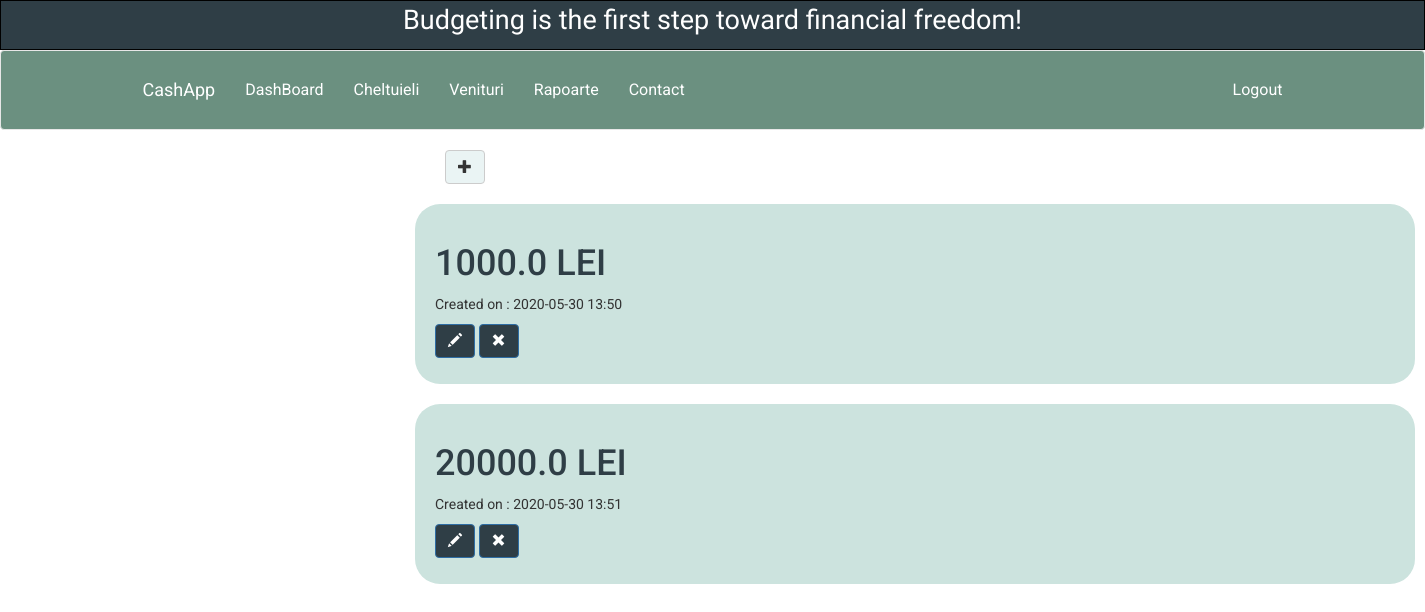
The page /venituri/ (signed in) on the database as committed earlier.
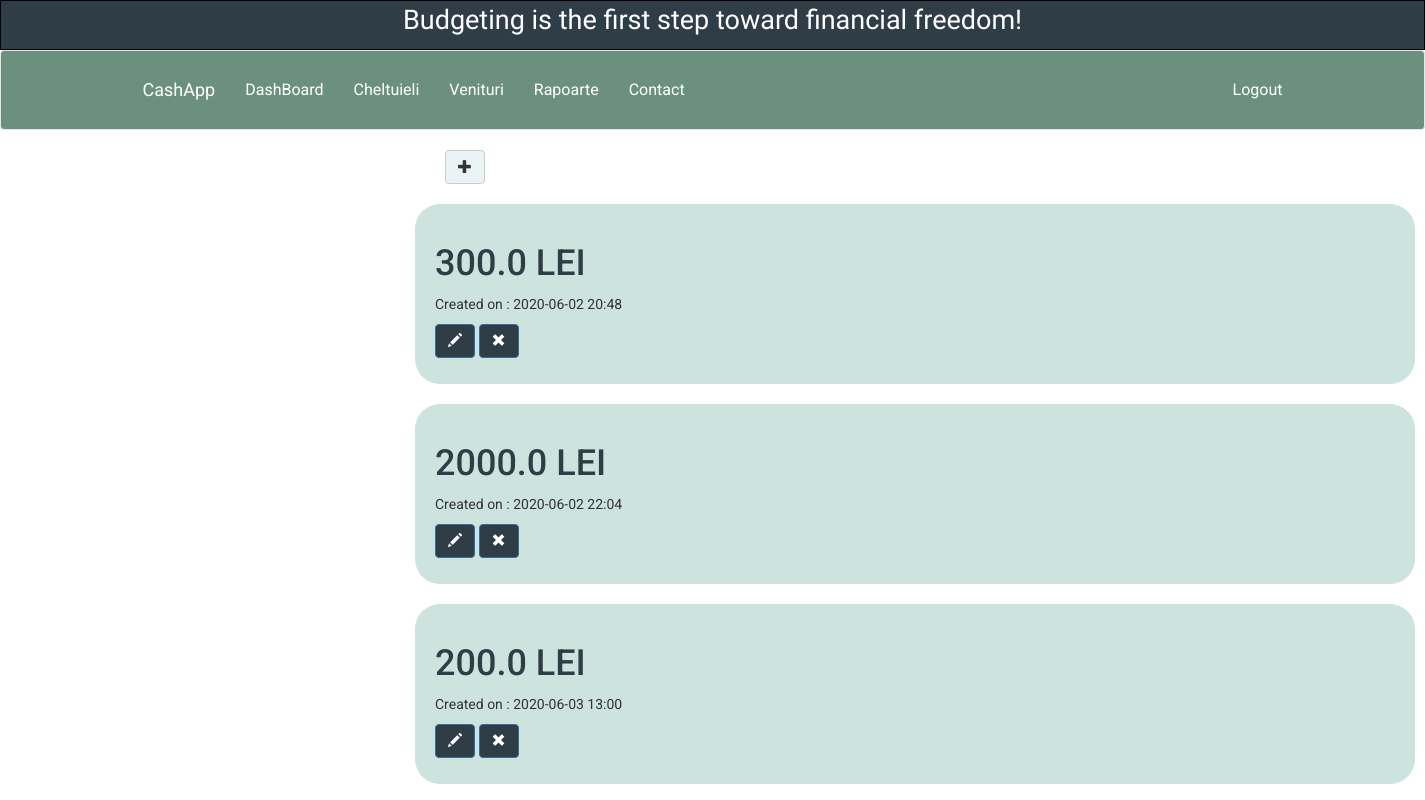
The same page on the database as committed later.
### basic_app/models.py (models this page shows, shortened)
class Venituri(models.Model):
    user = models.ForeignKey('auth.User', on_delete=models.CASCADE)
    sumaVenit = models.FloatField()
    descriere = models.CharField(max_length=100)
    create_date = models.DateTimeField(default=timezone.now)
    note = models.CharField(max_length=80, blank=True)
    atasament_venituri = models.ImageField(upload_to='atasament_venituri', blank=True)

### basic_app/views.py (the view)
# urls.py: url(r'^venituri/$', views.VenituriListView.as_view(),name="venituri_list"),
class VenituriListView(LoginRequiredMixin,ListView):
    model = Venituri
    def get_context_data(self, **kwargs):
        context = super().get_context_data(**kwargs)
        v = Venituri.objects.all()
        c = Cheltuieli.objects.all()
        vi = sum([x.sumaVenit for x in v])
        ci = sum([x.sumaCheltuita for x in c])
        sold =  vi - ci
        context['venituri_list'] = v
        context['venituri_total'] = vi
        context['cheltuieli_total'] = ci
        context['sold'] = sold
        return context

### basic_app/templates/basic_app/venituri_list.html
{%extends 'basic_app/base.html' %}
{% block body_block %}
<div class="col-md-8">
  <div class="blog_post">
<div class="centerstage">
<a class ='btn btn-default add-button-cheltuieli' href="{% url 'venituri_new' %}"><span class='glyphicon glyphicon-plus'></a>
  {% if user.is_authenticated %}
    {% for venituri in venituri_list %}
  <div class="venituri">
      <h1><a class="textCheltuieli" href="{% url 'venituri_detail' pk=venituri.pk %}">{{venituri.sumaVenit}} LEI</a></h1>
      <div class="date">
          <p>Created on : {{venituri.create_date|date:"Y-m-d H:i"}}</p>
          <a class='btn btn-primary cheltuieliPencil' href="{% url 'venituri_update' pk=venituri.pk %}">
            <span class='glyphicon glyphicon-pencil'></span>  </a>
          <a class='btn btn-primary cheltuieliRemove' href="{% url 'venituri_remove' pk=venituri.pk %}">
            <span class='glyphicon glyphicon-remove'></span>  </a>
      </div>
  </div>
    {% endfor %}
</div>
  {% endif %}
</div>
</div>
{% endblock %}

Rows that differ between the two databases and show on the page:
removed Venituri: sumaVenit "1000.0", create_date "2020-05-30 13:50"
removed Venituri: sumaVenit "20000.0", create_date "2020-05-30 13:51"
added Venituri: sumaVenit "300.0", create_date "2020-06-02 20:48"
added Venituri: sumaVenit "2000.0", create_date "2020-06-02 22:04"
added Venituri: sumaVenit "200.0", create_date "2020-06-03 13:00"
